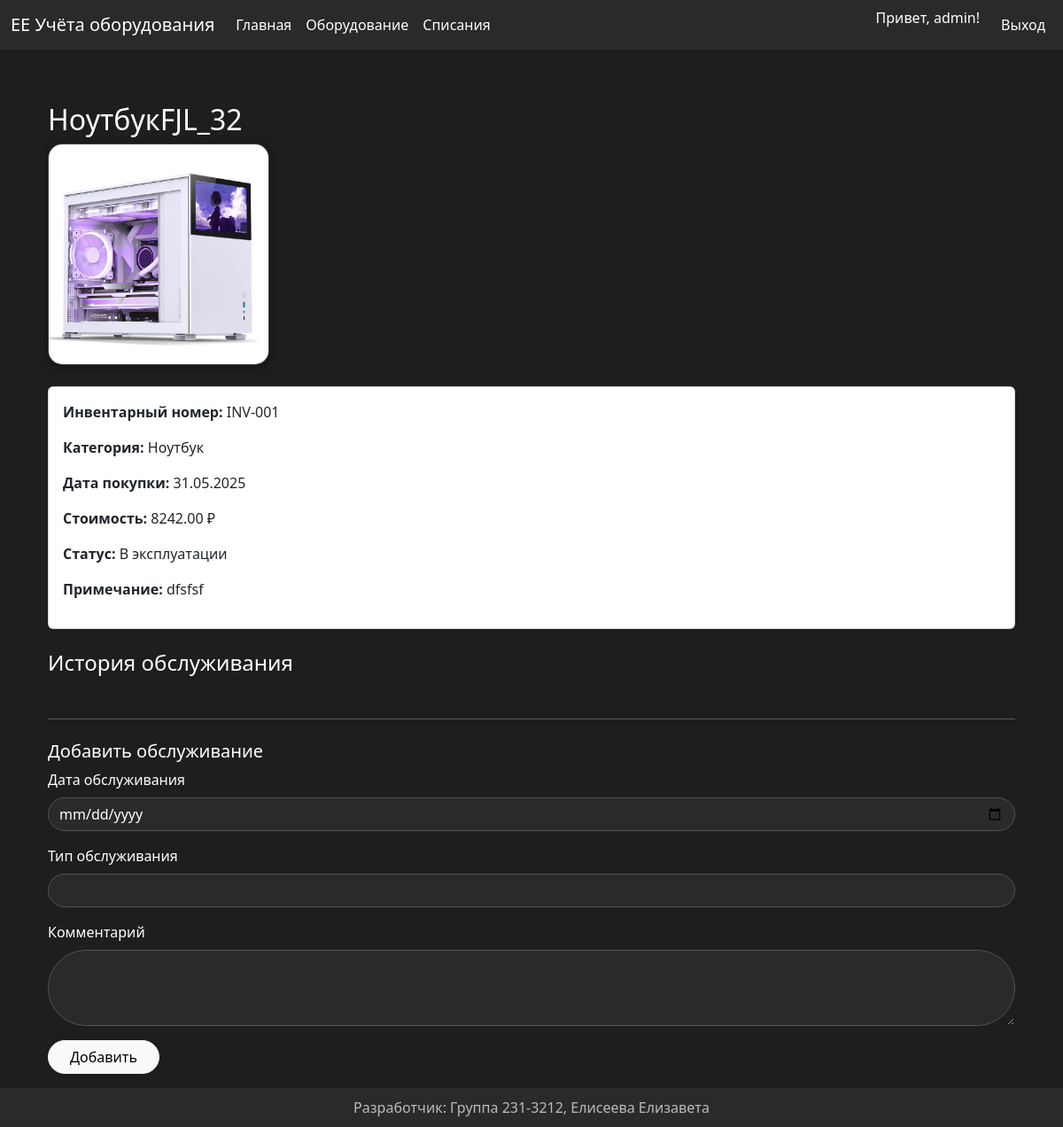
The app's page /view/1 (signed in), older data.
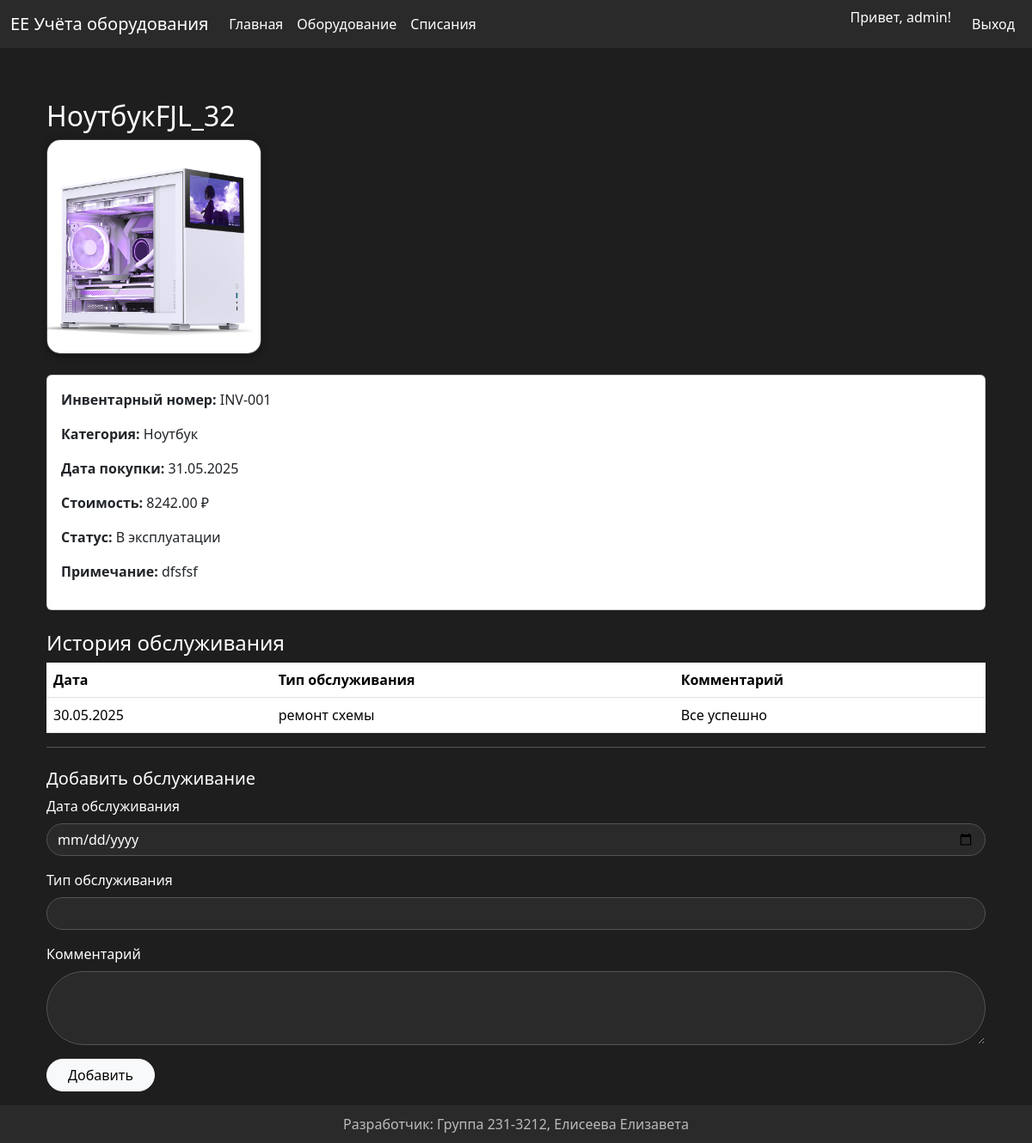
The same page, newer data.
### app/models.py (models this page shows)
class User(UserMixin, db.Model):
    id = db.Column(db.Integer, primary_key=True)
    username = db.Column(db.String(100), unique=True, nullable=False)
    password = db.Column(db.String(128), nullable=False)
    role_id = db.Column(db.Integer, db.ForeignKey('role.id'))
    role = db.relationship('Role')

class Equipment(db.Model):
    id = db.Column(db.Integer, primary_key=True)
    name = db.Column(db.String(150), nullable=False)
    inventory_number = db.Column(db.String(100), nullable=False, unique=True)
    category_id = db.Column(db.Integer, db.ForeignKey('category.id'), nullable=False)
    purchase_date = db.Column(db.Date, nullable=False)
    cost = db.Column(db.Numeric(10, 2), nullable=False)
    status = db.Column(db.Enum(*STATUSES, name='status_enum'), nullable=False)
    note = db.Column(db.Text)
    category = db.relationship('Category', backref='equipments')
    photo = db.relationship('Photo', uselist=False, backref='equipment')
    persons = db.relationship('Person', secondary='equipment_person', backref='equipments')

class Category(db.Model):
    id = db.Column(db.Integer, primary_key=True)
    name = db.Column(db.String(100), nullable=False)
    description = db.Column(db.Text)

class Maintenance(db.Model):
    id = db.Column(db.Integer, primary_key=True)
    equipment_id = db.Column(db.Integer, db.ForeignKey('equipment.id', ondelete="CASCADE"), nullable=False)
    date = db.Column(db.Date, nullable=False)
    type = db.Column(db.String(100), nullable=False)
    comment = db.Column(db.Text)
    equipment = db.relationship(
        'Equipment',
        backref=db.backref('maintenance_records', cascade="all, delete"),
        lazy=True
    )
    equipment_id = db.Column(
        db.Integer,
        db.ForeignKey('equipment.id', name='fk_maintenance_equipment_id', ondelete="CASCADE"),
        nullable=False
    )

### app/routes/equipment_routes.py (the view, shortened to what this page needs)
@equipment_bp.route('/view/<int:id>', methods=['GET', 'POST'])
@login_required
def view_equipment(id):
    equipment = Equipment.query.get_or_404(id)
    history = Maintenance.query.filter_by(equipment_id=id).order_by(Maintenance.date.desc()).all()
    form = MaintenanceForm()
    photo_path = None
    if equipment.photo:
        photo_path = url_for('static', filename=f"uploads/{equipment.photo.id}_{equipment.photo.filename}")
    return render_template('equipment_view.html', equipment=equipment, history=history, photo_path=photo_path, form=form)

### app/form.py
class MaintenanceForm(FlaskForm):
    date = DateField('Дата обслуживания', validators=[DataRequired()])
    type = StringField('Тип обслуживания', validators=[DataRequired()])
    comment = TextAreaField('Комментарий')
    submit = SubmitField('Добавить')

### app/routes/auth_routes.py (called while the page is built)
@login_manager.user_loader
def load_user(user_id):
    return User.query.get(int(user_id))

### app/templates/equipment_view.html (shortened to what this page needs)
{% extends "base.html" %}
{% block content %}
<div class="container">
    <h2>{{ equipment.name }}</h2>
    {% if photo_path %}
        <img src="{{ photo_path }}" class="photo mb-4">
    {% endif %}
    <div class="card p-3 mb-4">
        <p><strong>Инвентарный номер:</strong> {{ equipment.inventory_number }}</p>
        <p><strong>Категория:</strong> {{ equipment.category.name if equipment.category else '—' }}</p>
        <p><strong>Дата покупки:</strong> {{ equipment.purchase_date.strftime('%d.%m.%Y') }}</p>
        <p><strong>Стоимость:</strong> {{ equipment.cost }} ₽</p>
        <p><strong>Статус:</strong>
            {% if equipment.status == 'in_use' %} В эксплуатации
            {% elif equipment.status == 'under_repair' %} На ремонте
            {% elif equipment.status == 'written_off' %} Списано
            {% endif %}
        </p>
        <p><strong>Примечание:</strong> {{ equipment.note or '—' }}</p>
    </div>
    <h4>История обслуживания</h4>
    {% if history %}
        <table class="table table-hover">
            <thead>
                <tr>
                    <th>Дата</th>
                    <th>Тип обслуживания</th>
                    <th>Комментарий</th>
                </tr>
            </thead>
            <tbody>
                {% for h in history %}
                <tr>
                    <td>{{ h.date.strftime('%d.%m.%Y') }}</td>
                    <td>{{ h.type }}</td>
                    <td>{{ h.comment or '—' }}</td>
                </tr>
                {% endfor %}
            </tbody>
        </table>
    {% else %}
        <p class="text-muted">Пока нет записей об обслуживании.</p>
    {% endif %}
    {% if current_user.role.name in ['admin', 'tech'] %}
        <hr>
        <h5 class="mt-4">Добавить обслуживание</h5>
        <form method="POST">
            <div class="mb-3">
                {{ form.date.label(class="form-label") }}
                {{ form.date(class="form-control") }}
            </div>
            <div class="mb-3">
                {{ form.type.label(class="form-label") }}
                {{ form.type(class="form-control") }}
            </div>
            <div class="mb-3">
                {{ form.comment.label(class="form-label") }}
                {{ form.comment(class="form-control", rows=3) }}
            </div>
            <button type="submit" class="btn btn-light btn-rounded px-4">{{ form.submit.label.text }}</button>
        </form>
    {% endif %}
</div>
{% endblock %}

### app/templates/base.html (shortened to what this page needs)
<!DOCTYPE html>
<html lang="ru">
<head>
    <link href="https://cdn.jsdelivr.net/npm/bootstrap@5.3.3/dist/css/bootstrap.min.css" rel="stylesheet">
</head>
<body>
<nav class="navbar navbar-expand-lg">
    <div class="container-fluid">
        <a class="navbar-brand" href="{{ url_for('index') }}">ЕЕ Учёта оборудования</a>
        <div class="collapse navbar-collapse" id="navMenu">
            <ul class="navbar-nav me-auto mb-2 mb-lg-0">
                <li class="nav-item">
                    <a class="nav-link" href="{{ url_for('index') }}">Главная</a>
                </li>
                {% if current_user.is_authenticated %}
                    <li class="nav-item">
                        <a class="nav-link" href="{{ url_for('equipment.index') }}">Оборудование</a>
                    </li>
                    {% if current_user.role.name in ['admin', 'tech'] %}
                        <li class="nav-item">
                            <a class="nav-link" href="{{ url_for('equipment.writeoff_list') }}">Списания</a>
                        </li>
                    {% endif %}
                {% endif %}
            </ul>
            <ul class="navbar-nav">
                {% if current_user.is_authenticated %}
                    <li class="nav-item">
                        <span class="navbar-text me-3">Привет, {{ current_user.username }}!</span>
                    </li>
                    <li class="nav-item">
                        <a class="nav-link" href="{{ url_for('auth.logout') }}">Выход</a>
                    </li>
                {% else %}
                    <li class="nav-item">
                        <a class="nav-link" href="{{ url_for('auth.login') }}">Вход</a>
                    </li>
                {% endif %}
            </ul>
        </div>
    </div>
</nav>
<div class="container">
    {% block content %}{% endblock %}
</div>
<footer>
    Разработчик: Группа 231-3212, Елисеева Елизавета
</footer>
</body>
</html>

### app/templates/base.html (style rules this page uses)
body { background-color: #1e1e1e; color: #ffffff; font-family: 'Segoe UI', sans-serif; padding-bottom: 60px; }
.navbar { background-color: #2a2a2a; }
.navbar-brand, .nav-link, .navbar-text { color: #ffffff !important; }
.btn-rounded { border-radius: 50px; }
footer { background-color: #2a2a2a; color: #bbb; position: fixed; bottom: 0; width: 100%; padding: 10px 0; text-align: center; }
a { text-decoration: none; }
.container { padding-top: 30px; }

### app/templates/equipment_view.html (style rules this page uses)
.photo { max-width: 250px; height: auto; border-radius: 16px; border: 1px solid #444; box-shadow: 0 2px 10px rgba(0, 0, 0, 0.4); }
.form-control, .form-select, textarea { background-color: #2a2a2a; color: white; border-radius: 50px; border: 1px solid #555; }

Row changes from the older to the newer data that the page shows:
added Maintenance: date "30.05.2025", type "ремонт схемы", comment "Все успешно"
Text that changed along with them:
text now shown: "Дата Тип обслуживания Комментарий"
